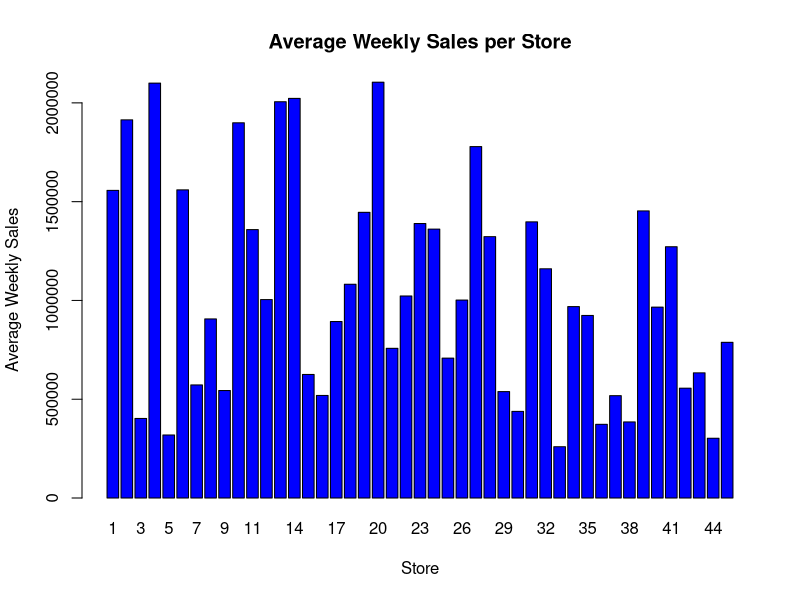
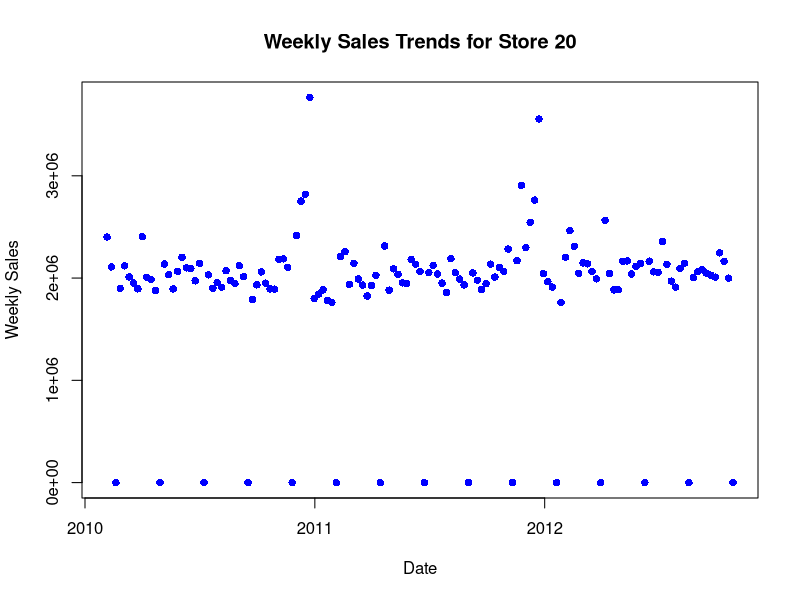
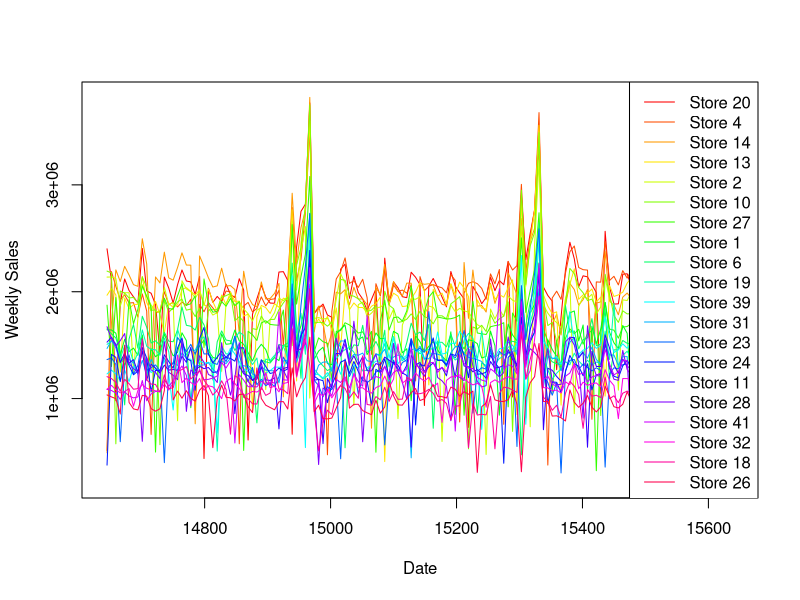
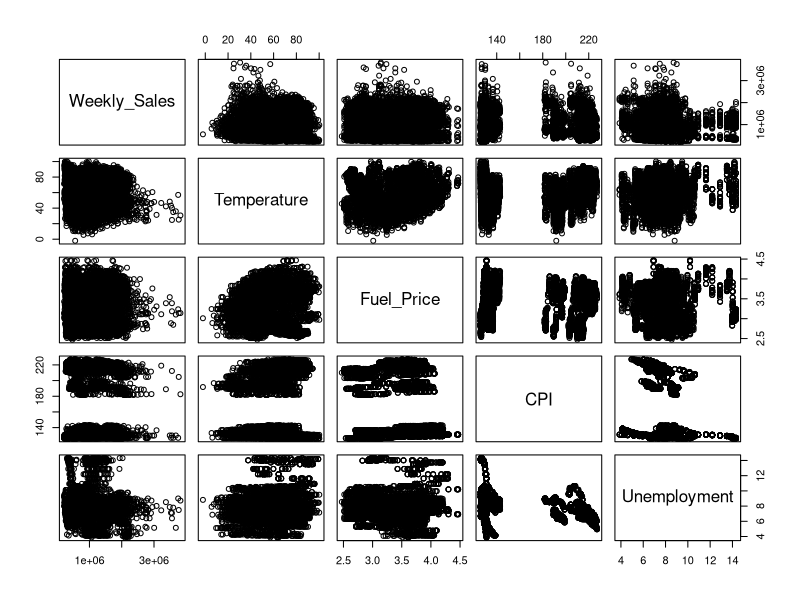

Source code (R) for these figures, in order:
# Load necessary library for reading CSV files
library(readr)

# Load required packages for data manipulation and missing value handling
library(zoo)  # For na.approx()
library(dplyr)  # For data manipulation

# Read Walmart sales data from CSV file
walmart_data <- read_csv("data/lab_data.csv")

# Display the dataset structure in RStudio Viewer
View(walmart_data)

#--------------------------------------------
# Print the dimensions of the dataset (rows and columns)
print(dim(walmart_data))

#--------------------------------------------
# Print the class of the Store column and structure of the dataset
print(class(walmart_data$Store))
print(str(walmart_data))

#--------------------------------------------
# Display the first few rows and summary statistics of the dataset
head(walmart_data)
summary(walmart_data)

#--------------------------------------------
# Convert the Date column to Date format
walmart_data$Date <- as.Date(walmart_data$Date, format = "%d-%m-%Y")
str(walmart_data)

#--------------------------------------------
# Count missing values per column and total missing rows
colSums(is.na(walmart_data))
sum(complete.cases(walmart_data) == FALSE)

#--------------------------------------------
# Compute basic statistics on Weekly Sales
mean(walmart_data$Weekly_Sales)
median(walmart_data$Weekly_Sales)
range(walmart_data$Weekly_Sales)

# Compute statistics ignoring missing values
mean(walmart_data$Weekly_Sales, na.rm = TRUE)
median(walmart_data$Weekly_Sales, na.rm = TRUE)
range(walmart_data$Weekly_Sales, na.rm = TRUE)

#--------------------------------------------
# Aggregate average weekly sales by store
avg_sales <- aggregate(Weekly_Sales ~ Store, data = walmart_data, mean, na.rm = TRUE)

# Create a bar plot of average weekly sales per store
barplot(avg_sales$Weekly_Sales, names.arg = avg_sales$Store,
        xlab = "Store",
        ylab = "Average Weekly Sales",
        main = "Average Weekly Sales per Store",
        col = "blue",
        border = "black",
        ylim = c(0, max(avg_sales$Weekly_Sales) + 1000)
)

# Sort stores by average weekly sales in ascending order
sales <- avg_sales[order(avg_sales$Weekly_Sales), ]
print(sales)

#--------------------------------------------
# Subset data for a specific store
specific_store_number <- 20
specific_store_data <- subset(walmart_data, Store == specific_store_number)

# Replace missing values in Weekly Sales with zero
specific_store_data$Weekly_Sales[is.na(specific_store_data$Weekly_Sales)] <- 0

# Ensure the data is sorted by date
specific_store_data <- specific_store_data[order(specific_store_data$Date), ]

# Create a line plot for the selected store
plot(specific_store_data$Date, specific_store_data$Weekly_Sales,
     col = "blue", pch = 16, xlab = "Date", ylab = "Weekly Sales",
     main = paste("Weekly Sales Trends for Store", specific_store_number))

#-------------------------------------------

# Interpolate missing values in Weekly Sales
walmart_data$Weekly_Sales <- na.approx(walmart_data$Weekly_Sales, na.rm = FALSE)

# Compute total sales per store and sort in descending order
store_sales <- walmart_data %>%
  group_by(Store) %>%
  summarise(Total_Sales = sum(Weekly_Sales, na.rm = TRUE)) %>%
  arrange(desc(Total_Sales))

# Select the top 20 stores with the highest total sales
top_stores <- store_sales$Store[1:20]

# Open an empty plot with proper axis limits
plot(1, type = "n", xlab = "Date", ylab = "Weekly Sales",
     xlim = range(walmart_data$Date, na.rm = TRUE), 
     ylim = range(walmart_data$Weekly_Sales, na.rm = TRUE))

# Assign unique colors for each store
colors <- rainbow(length(top_stores))

# Plot sales trends for each of the top 20 stores
for (i in 1:length(top_stores)) {
  store_data <- walmart_data %>%
    filter(Store == top_stores[i]) %>%
    arrange(Date)  # Ensure dates are in correct order
  
  lines(store_data$Date, store_data$Weekly_Sales, col = colors[i], type = "l")
}

# Add a legend to the plot
legend("topright", legend = paste("Store", top_stores), col = colors, lty = 1)

#-------------------------------------------
# Select the relevant columns
selected_data <- walmart_data[c("Weekly_Sales","Temperature","Fuel_Price","CPI","Unemployment")]
# compute the correlations
cor_matrix <- cor(selected_data,use = "complete.obs")

print(cor_matrix)
pairs(selected_data) #scatterplot matrix